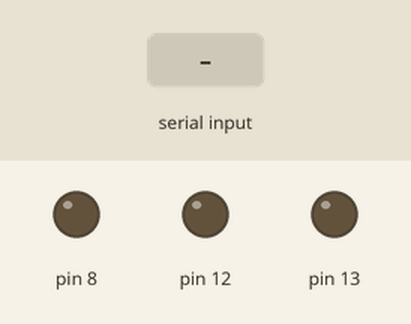
Bench run of a sketch on a simulated Arduino Uno, built with avr-gcc and run on an emulated ATmega328P. On the bench: output pins drawn as LEDs (lit = HIGH). The test bench sets the inputs (shaded band).

Above: at 1.2 s.
1.3 s: "1" received over Serial
At 2.0 s:
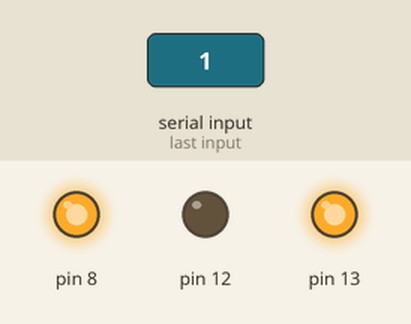
2.8 s: "0" received over Serial
At 3.2 s:
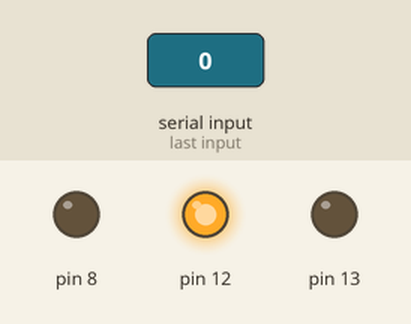
Timing chart, 0 to 5.8 s (numbered marks = the images above; inputs shaded):
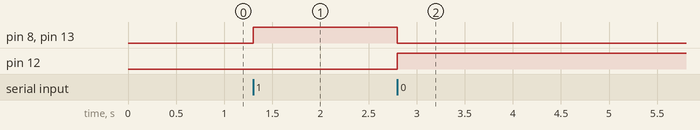

Measured:
- after the input at 1.3 s, pin 8, pin 13: LOW → HIGH at once
- after the input at 2.8 s, pin 8, pin 13: HIGH → LOW at once; pin 12: LOW → HIGH at once

The sketch:

Ardunio_code.ino
```cpp
char data;

void setup()
{
    pinMode(12, OUTPUT);

    pinMode(13, OUTPUT);

    pinMode(8, OUTPUT);

    Serial.begin(9600);
}

void loop()
{
    if(Serial.available())
    {
        data = Serial.read();

        //ALARM STATE
        if(data == '1')
        {
            //green LED OFF
            digitalWrite(12, LOW);

            //red LED ON
            digitalWrite(13, HIGH);

            //buzzer ON
            digitalWrite(8, HIGH);
        }

        //NORMAL STATE
        else if(data == '0')
        {
            //green LED ON
            digitalWrite(12, HIGH);

            //red LED OFF
            digitalWrite(13, LOW);

            //buzzer OFF
            digitalWrite(8, LOW);
        }
    }
}
```
